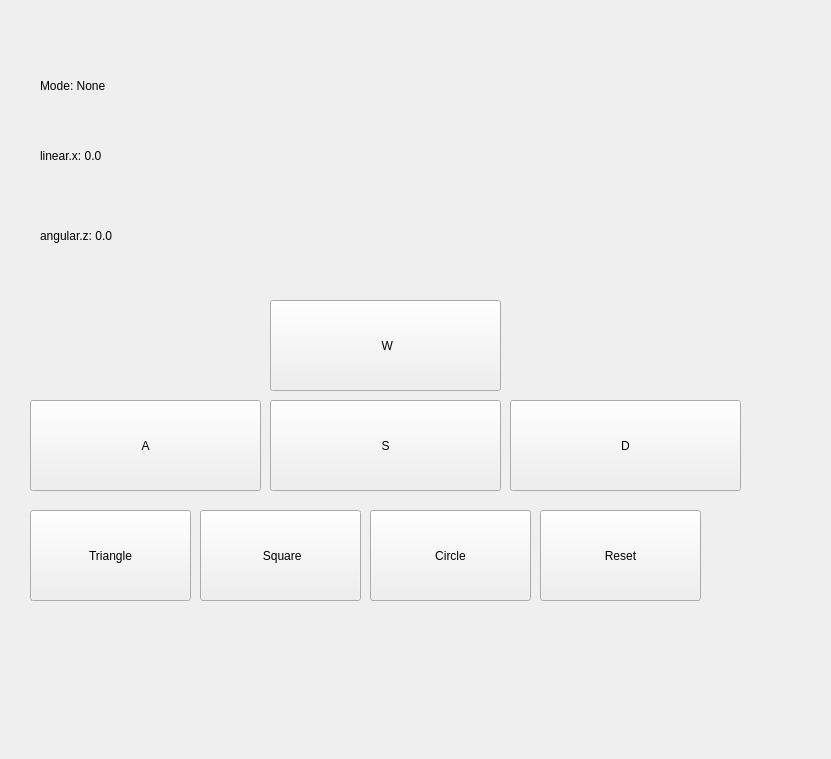
<?xml version="1.0" encoding="UTF-8"?>
<ui version="4.0">
 <class>MainWindow</class>
 <widget class="QWidget" name="MainWindow">
  <property name="geometry">
   <rect>
    <x>0</x>
    <y>0</y>
    <width>831</width>
    <height>759</height>
   </rect>
  </property>
  <property name="windowTitle">
   <string>ROS2 Turtlesim Controller</string>
  </property>
  <widget class="QLabel" name="modeLabel">
   <property name="geometry">
    <rect>
     <x>40</x>
     <y>50</y>
     <width>181</width>
     <height>71</height>
    </rect>
   </property>
   <property name="text">
    <string>Mode: None</string>
   </property>
  </widget>
  <widget class="QLabel" name="angularLabel">
   <property name="geometry">
    <rect>
     <x>40</x>
     <y>200</y>
     <width>181</width>
     <height>71</height>
    </rect>
   </property>
   <property name="text">
    <string>angular.z: 0.0</string>
   </property>
  </widget>
  <widget class="QLabel" name="linearLabel">
   <property name="geometry">
    <rect>
     <x>40</x>
     <y>120</y>
     <width>181</width>
     <height>71</height>
    </rect>
   </property>
   <property name="text">
    <string>linear.x: 0.0</string>
   </property>
  </widget>
  <widget class="QPushButton" name="wButton">
   <property name="geometry">
    <rect>
     <x>270</x>
     <y>300</y>
     <width>231</width>
     <height>91</height>
    </rect>
   </property>
   <property name="text">
    <string> W</string>
   </property>
  </widget>
  <widget class="QPushButton" name="aButton">
   <property name="geometry">
    <rect>
     <x>30</x>
     <y>400</y>
     <width>231</width>
     <height>91</height>
    </rect>
   </property>
   <property name="text">
    <string>A</string>
   </property>
  </widget>
  <widget class="QPushButton" name="dButton">
   <property name="geometry">
    <rect>
     <x>510</x>
     <y>400</y>
     <width>231</width>
     <height>91</height>
    </rect>
   </property>
   <property name="text">
    <string>D</string>
   </property>
  </widget>
  <widget class="QPushButton" name="sButton">
   <property name="geometry">
    <rect>
     <x>270</x>
     <y>400</y>
     <width>231</width>
     <height>91</height>
    </rect>
   </property>
   <property name="text">
    <string>S</string>
   </property>
  </widget>
  <widget class="QPushButton" name="triangleButton">
   <property name="geometry">
    <rect>
     <x>30</x>
     <y>510</y>
     <width>161</width>
     <height>91</height>
    </rect>
   </property>
   <property name="text">
    <string>Triangle</string>
   </property>
  </widget>
  <widget class="QPushButton" name="resetButton">
   <property name="geometry">
    <rect>
     <x>540</x>
     <y>510</y>
     <width>161</width>
     <height>91</height>
    </rect>
   </property>
   <property name="text">
    <string>Reset</string>
   </property>
  </widget>
  <widget class="QPushButton" name="circleButton">
   <property name="geometry">
    <rect>
     <x>370</x>
     <y>510</y>
     <width>161</width>
     <height>91</height>
    </rect>
   </property>
   <property name="text">
    <string>Circle</string>
   </property>
  </widget>
  <widget class="QPushButton" name="squareButton">
   <property name="geometry">
    <rect>
     <x>200</x>
     <y>510</y>
     <width>161</width>
     <height>91</height>
    </rect>
   </property>
   <property name="text">
    <string> Square</string>
   </property>
  </widget>
 </widget>
 <resources/>
 <connections/>
</ui>
